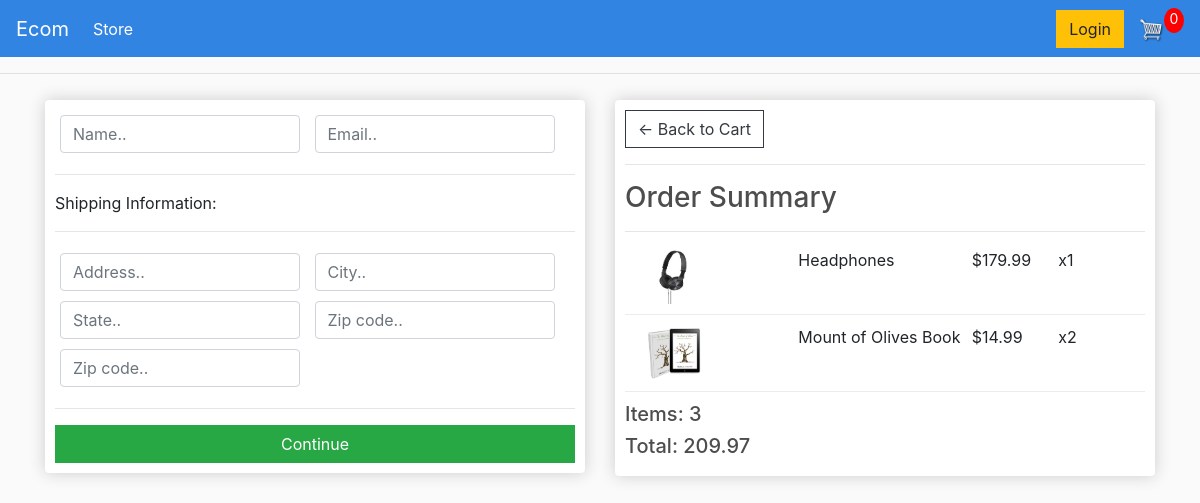
Screenshot of /checkout/ (signed in) with the database file from the repository.
### store/models.py (models this page shows, shortened)
class OrderItem(models.Model):
    product = models.ForeignKey(Product, on_delete=models.SET_NULL, null=True)
    order = models.ForeignKey(Order, on_delete=models.SET_NULL, null=True)
    quantity = models.IntegerField(default=0, null=True, blank=True)
    data_added = models.DateTimeField(auto_now_add=True)
    @property
    def get_total(self):
        total = self.product.price * self.quantity
        return total

class Product(models.Model):
    name = models.CharField(max_length=200)
    price = models.FloatField()
    digital = models.BooleanField(default=False, null=True, blank=True)
    image = models.ImageField(null=True, blank=True)
    @property
    def imageURL(self):
        try:
            url = self.image.url
        except:
            url = ''
        return url

class Order(models.Model):
    customer = models.ForeignKey(Customer, on_delete=models.SET_NULL, null=True, blank=True) ## set customer to Null if customer deleted
    date_ordered = models.DateTimeField(auto_now_add=True)
    complete = models.BooleanField(default=False, null=True)
    transaction_id = models.CharField(max_length=100, null=True)
    @property
    def get_cart_total(self): ## get the total cart value/price
        orderitem = self.orderitem_set.all()
        total = sum([item.get_total for item in orderitem])
        return total
    @property
    def get_cart_items(self): ## the total quantity of items
        orderitem = self.orderitem_set.all()
        total = sum([item.quantity for item in orderitem])
        return total

### store/views.py (the view)
# urls.py: path('checkout/', views.checkout, name="checkout"),
def checkout(request):
     if request.user.is_authenticated:
          customer = request.user.customer
          order, created = Order.objects.get_or_create(customer=customer, complete=False)
          items = order.orderitem_set.all()
     else: ## if not loggin user, items will be empty for now
               items = []
               order = {'get_cart_total':0, 'get_cart_items':0}
     context = {'items':items, 'order':order}
     return render(request, 'store/checkout.html', context)

### store/templates/store/checkout.html (shortened to what this page needs)
{% extends 'store/main.html' %}
{% load static %}
{% block content %}
     <div class="row">
		<div class="col-lg-6">
			<div class="box-element" id="form-wrapper">
				<form id="form">
					<div id="user-info">
						<div class="form-field">
							<input required class="form-control" type="text" name="name" placeholder="Name..">
						</div>
						<div class="form-field">
							<input required class="form-control" type="email" name="email" placeholder="Email..">
						</div>
					</div>
					<div id="shipping-info">
						<hr>
						<p>Shipping Information:</p>
						<hr>
						<div class="form-field">
							<input class="form-control" type="text" name="address" placeholder="Address..">
						</div>
						<div class="form-field">
							<input class="form-control" type="text" name="city" placeholder="City..">
						</div>
						<div class="form-field">
							<input class="form-control" type="text" name="state" placeholder="State..">
						</div>
						<div class="form-field">
							<input class="form-control" type="text" name="zipcode" placeholder="Zip code..">
						</div>
						<div class="form-field">
							<input class="form-control" type="text" name="country" placeholder="Zip code..">
						</div>
					</div>
					<hr>
					<input id="form-button" class="btn btn-success btn-block" type="submit" value="Continue">
				</form>
			</div>
			<br>
		</div>
		<div class="col-lg-6">
			<div class="box-element">
				<a  class="btn btn-outline-dark" href="{% url 'cart' %}">&#x2190; Back to Cart</a>
				<hr>
				<h3>Order Summary</h3>
				<hr>
				{% for item in items %}
				<div class="cart-row">
					<div style="flex:2"><img class="row-image" src="{{item.product.imageURL}}"></div>
					<div style="flex:2"><p>{{item.product.name}}</p></div>
					<div style="flex:1"><p>${{item.product.price|floatformat:2}}</p></div>
					<div style="flex:1"><p>x{{item.quantity}}</p></div>
				</div>
				{% endfor %}
				<h5>Items: {{order.get_cart_items}}</h5>
				<h5>Total: {{order.get_cart_total|floatformat:2}}</h5>
			</div>
		</div>
	</div>
{% endblock content %}

### ecommerce/static/css/main.css (style rules this page uses)
body { background-color: hsl(0, 0%, 98%); }
h1,h2,h3,h4,h5,h6 { color:hsl(0, 0%, 30%); }
.box-element { box-shadow:hsl(0, 0%, 80%) 0 0 16px; background-color: #fff; border-radius: 4px; padding: 10px; }
.col-lg-4, .col-lg-6, .col-lg-8, .col-lg-12 { margin-top: 10px; }
.btn { border-radius: 0; }
.row-image { width: 100px; }
.form-field { width:250px; display: inline-block; padding: 5px; }
.cart-row { display: flex; align-items: flex-stretch; padding-bottom: 10px; margin-bottom: 10px; border-bottom: 1px solid #ececec; }

### rows the page displays
OrderItem: product.imageURL (picture), product.name "Headphones", product.price "179.99", quantity "1"
OrderItem: product.imageURL (picture), product.name "Mount of Olives Book", product.price "14.99", quantity "2"
Order: get_cart_items "3", get_cart_total "209.97"
